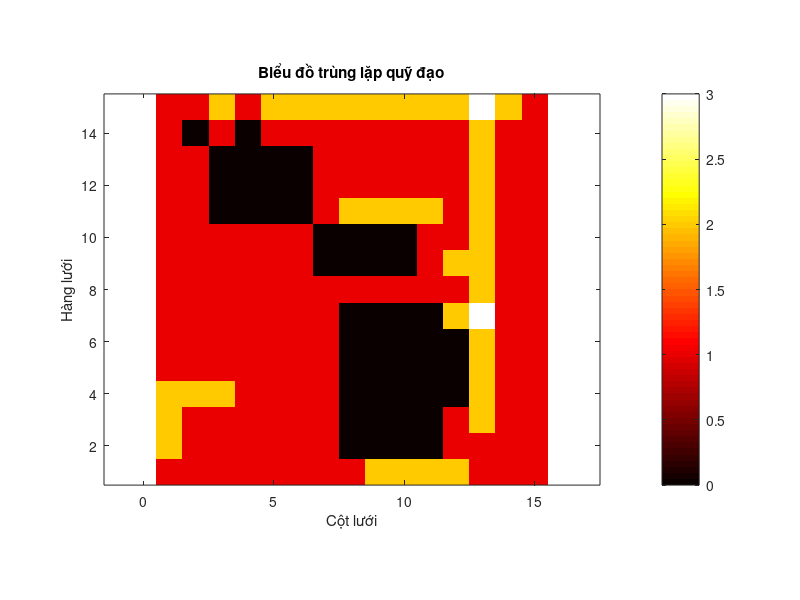

Reproduce this figure in MATLAB.
close all;clear;clc;
data = csvread('heatmap_data.csv');
imagesc(data);
set(gca, 'YDir', 'normal');
axis equal;
axis tight;
colormap(hot);
colorbar;
xlabel('Cột lưới');
ylabel('Hàng lưới');
title('Biểu đồ trùng lặp quỹ đạo');
